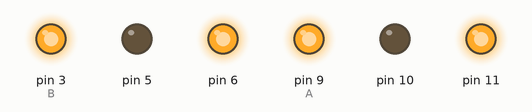
The sketch below on a simulated Arduino Uno, built with avr-gcc and run on an emulated ATmega328P. Shown: output pins drawn as LEDs (lit = HIGH).

Above: at 0.1 s.
At 4.1 s:
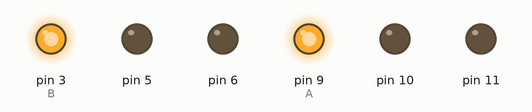
At 9.95 s:
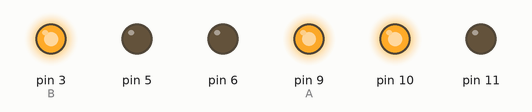
At 15.3 s:
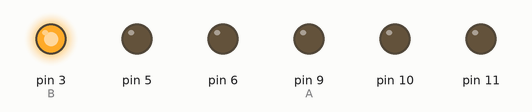
At 24.99 s:
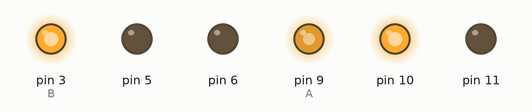
At 34.5 s:
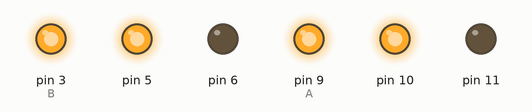
Timing chart, 0 to 40.0 s (numbered marks = the images above):
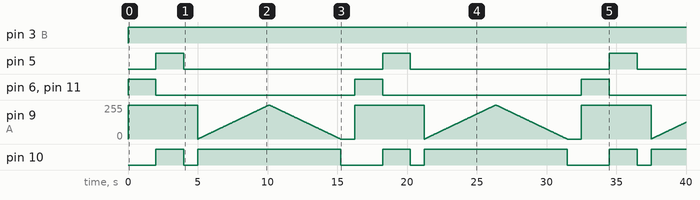

The sketch:

code.ino
```cpp
int A = 9;
int B = 3;

void setup()
{
  pinMode(11, OUTPUT);
  pinMode(10, OUTPUT);
  pinMode(6, OUTPUT);
  pinMode(5, OUTPUT);
  pinMode(9, OUTPUT);
  pinMode(3, OUTPUT);
   digitalWrite(11, LOW);
  digitalWrite(6, LOW);
  digitalWrite(10, LOW);
  digitalWrite(5, LOW);
}

void di()
{
analogWrite(A, 255);
analogWrite(B, 255);
  digitalWrite(11, HIGH);
  digitalWrite(6, HIGH);
   digitalWrite(10, LOW);
  digitalWrite(5, LOW);
  delay(2000);

  digitalWrite(11, LOW);
  digitalWrite(6, LOW);
  digitalWrite(10, HIGH);
  digitalWrite(5, HIGH);
  delay(2000);
   digitalWrite(11, LOW);
  digitalWrite(6, LOW);
  digitalWrite(10, LOW);
  digitalWrite(5, LOW);
}
// speed control motor A

void sc()
{
  digitalWrite(11, LOW);
  digitalWrite(10, HIGH);
  for (int i=0;i<256;i++)
  {
   analogWrite(A,i);
    delay(20);
  }
   for (int i=255;i>=0;--i)
  {
   analogWrite(A,i);
    delay(20);
  }
    digitalWrite(11, LOW);
  digitalWrite(10, LOW);
}


void loop()
{
  di();
  delay(1000);
  sc();
  delay(1000);

}
```

Measured:
- by itself, pin 3 (B): LOW → HIGH at 0.00 s
- by itself, pin 5, pin 6, pin 11: alternates HIGH for 2.0 s and LOW for 14.2 s
- by itself, pin 10: repeats every 16.2 s: LOW 1.0 s, HIGH 10.2 s, LOW 3.0 s, HIGH 2.0 s
